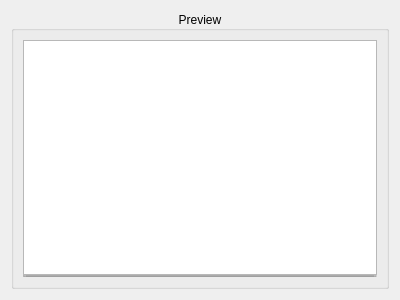
<?xml version="1.0" encoding="UTF-8"?>
<ui version="4.0">
 <class>PreviewWidget</class>
 <widget class="QWidget" name="PreviewWidget">
  <property name="geometry">
   <rect>
    <x>0</x>
    <y>0</y>
    <width>400</width>
    <height>300</height>
   </rect>
  </property>
  <property name="windowTitle">
   <string>Form</string>
  </property>
  <layout class="QVBoxLayout" name="verticalLayout_2">
   <item>
    <widget class="QGroupBox" name="previewGroup">
     <property name="sizePolicy">
      <sizepolicy hsizetype="MinimumExpanding" vsizetype="Preferred">
       <horstretch>0</horstretch>
       <verstretch>0</verstretch>
      </sizepolicy>
     </property>
     <property name="title">
      <string>Preview</string>
     </property>
     <property name="alignment">
      <set>Qt::AlignCenter</set>
     </property>
     <property name="flat">
      <bool>true</bool>
     </property>
     <layout class="QVBoxLayout" name="verticalLayout">
      <property name="spacing">
       <number>0</number>
      </property>
      <item>
       <widget class="QTreeView" name="previewTree">
        <property name="sizePolicy">
         <sizepolicy hsizetype="MinimumExpanding" vsizetype="Expanding">
          <horstretch>0</horstretch>
          <verstretch>0</verstretch>
         </sizepolicy>
        </property>
       </widget>
      </item>
      <item>
       <widget class="QProgressBar" name="progressBar">
        <property name="minimumSize">
         <size>
          <width>0</width>
          <height>2</height>
         </size>
        </property>
        <property name="maximumSize">
         <size>
          <width>16777215</width>
          <height>2</height>
         </size>
        </property>
        <property name="value">
         <number>0</number>
        </property>
        <property name="textVisible">
         <bool>false</bool>
        </property>
       </widget>
      </item>
     </layout>
    </widget>
   </item>
  </layout>
 </widget>
 <resources/>
 <connections/>
</ui>
